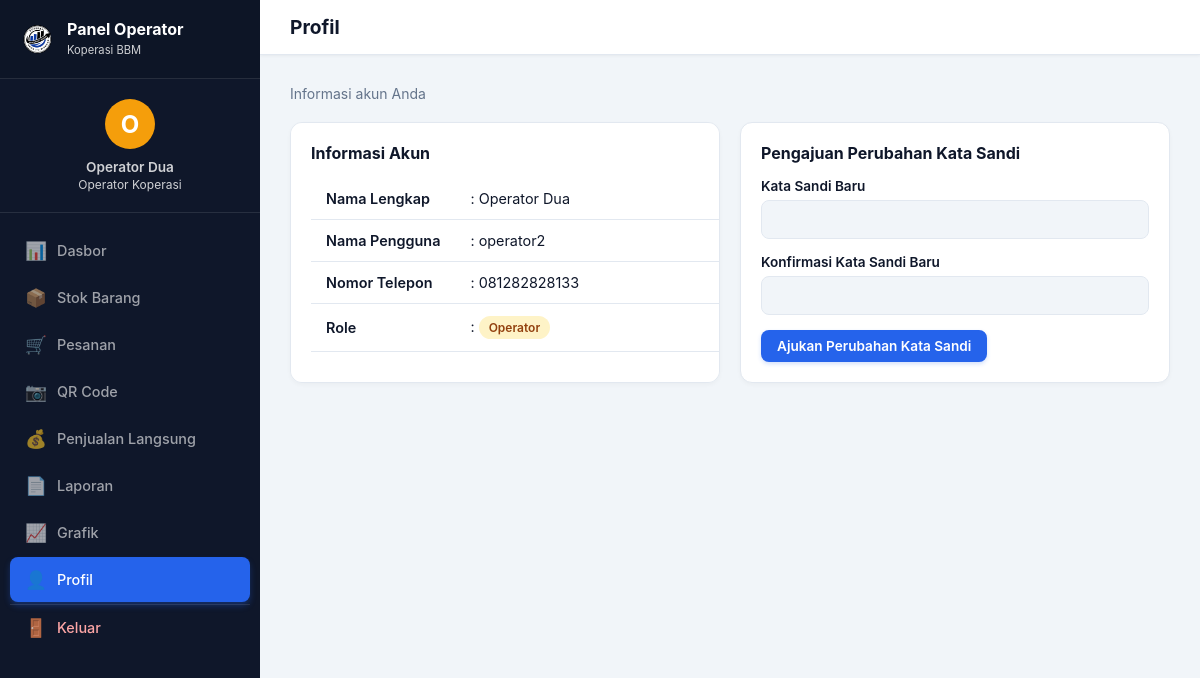
/koperasibbm/operator/profil.php (signed in), run on the app's committed database.
### tables this page shows
CREATE TABLE `users` (
  `id_user` int NOT NULL,
  `nama_lengkap` varchar(100) NOT NULL,
  `username` varchar(50) NOT NULL,
  `password` varchar(255) NOT NULL,
  `no_telepon` varchar(20) DEFAULT NULL,
  `role` enum('admin','operator','user') NOT NULL DEFAULT 'user',
  `jenis_anggota` enum('Murid','Guru','Internal Sekolah') DEFAULT NULL,
  `nis` varchar(20) DEFAULT NULL,
  `nip` varchar(20) DEFAULT NULL,
  `bagian_internal` enum('kantin','satpam','staf sekolah') DEFAULT NULL,
  `created_at` timestamp NULL DEFAULT CURRENT_TIMESTAMP
);

### koperasibbm/config/database.php (called while the page is built, shortened)
<?php
function base_url() {
    return "http://localhost/koperasibbm";
}
?>

### koperasibbm/operator/profil.php (the view, shortened to what this page needs)
<?php
require_once __DIR__ . '/../config/database.php';
 $user_id = $_SESSION['id_user'];
 $u = mysqli_fetch_assoc(mysqli_query($conn, "SELECT * FROM users WHERE id_user=$user_id"));
?>
<!DOCTYPE html>
<html lang="id">
<head><meta charset="UTF-8"><meta name="viewport" content="width=device-width, initial-scale=1.0"><title>Profil Operator</title><link rel="stylesheet" href="<?php echo base_url(); ?>/assets/css/style.css"></head>
<body>
<div class="admin-container">
    <?php include __DIR__ . '/../includes/operator_sidebar.php'; ?>
    <div class="main-panel">
        <div class="topbar"><h2>Profil</h2></div>
        <div class="content-wrapper">
            <p style="margin-bottom:20px; color:var(--text-gray);">Informasi akun Anda</p>
            <div style="display:grid; grid-template-columns: 1fr 1fr; gap:20px;">
                <div class="card" style="margin:0;">
                    <h3 style="margin-bottom:15px;">Informasi Akun</h3>
                    <table>
                        <tr><td style="width:130px; font-weight:600;">Nama Lengkap</td><td>: <?php echo htmlspecialchars($u['nama_lengkap'] ?? ''); ?></td></tr>
                        <tr><td style="font-weight:600;">Nama Pengguna</td><td>: <?php echo htmlspecialchars($u['username'] ?? ''); ?></td></tr>
                        <tr><td style="font-weight:600;">Nomor Telepon</td><td>: <?php echo htmlspecialchars($u['no_telepon'] ?? '-'); ?></td></tr>
                        <tr><td style="font-weight:600;">Role</td><td>: <span class="badge badge-warning">Operator</span></td></tr>
                    </table>
                </div>
                <div class="card" style="margin:0;">
                    <h3 style="margin-bottom:15px;">Pengajuan Perubahan Kata Sandi</h3>
                    <form method="POST">
                        <div class="form-group">
                            <label>Kata Sandi Baru</label>
                            <input type="password" name="password" required>
                        </div>
                        <div class="form-group">
                            <label>Konfirmasi Kata Sandi Baru</label>
                            <input type="password" name="konfirmasi_password" required>
                        </div>
                        <button type="submit" class="btn btn-primary">Ajukan Perubahan Kata Sandi</button>
                    </form>
                </div>
            </div>
        </div>
    </div>
</div>
</body>
</html>

### koperasibbm/assets/css/style.css (style rules this page uses)
:root { --primary: #2563eb; --primary-dark: #1e3a8a; --primary-light: #3b82f6; --bg-light: #f1f5f9; --white: #ffffff; --text-dark: #0f172a; --text-gray: #64748b; --border-color: #e2e8f0; --danger: #ef4444; --warning: #f59e0b; --success: #10b981; --sidebar-bg: #0f172a; --sidebar-hover: #1e293b; }
* { margin: 0; padding: 0; box-sizing: border-box; font-family: 'Inter', 'Segoe UI', Tahoma, Geneva, Verdana, sans-serif; }
body { background-color: var(--bg-light); color: var(--text-dark); font-size: 14px; }
.btn { padding: 8px 16px; border-radius: 8px; font-weight: 600; cursor: pointer; border: none; transition: all 0.2s; display: inline-flex; align-items: center; justify-content: center; gap: 5px; font-size: 0.85rem; }
.btn-primary { background: var(--primary); color: white; box-shadow: 0 2px 4px rgba(37, 99, 235, 0.2); }
.form-group { margin-bottom: 15px; }
.form-group label { display: block; margin-bottom: 6px; font-weight: 600; font-size: 0.85rem; color: var(--text-dark); }
.form-group input, .form-group select, .form-group textarea { width: 100%; padding: 10px 12px; border: 1px solid var(--border-color); border-radius: 8px; font-size: 0.9rem; font-family: inherit; background: var(--bg-light); transition: 0.2s; }
.admin-container { display: flex; min-height: 100vh; background: var(--bg-light); }
.main-panel { margin-left: 260px; flex-grow: 1; background: var(--bg-light); min-height: 100vh; display: flex; flex-direction: column; }
.topbar { background: white; padding: 15px 30px; display: flex; justify-content: space-between; align-items: center; box-shadow: 0 1px 3px rgba(0,0,0,0.05); border-bottom: 1px solid var(--border-color); }
.topbar h2 { font-size: 1.2rem; font-weight: 700; color: var(--text-dark); }
.content-wrapper { padding: 30px; flex: 1; }
.card { background: white; border-radius: 12px; box-shadow: 0 2px 4px rgba(0,0,0,0.03); padding: 20px; margin-bottom: 20px; border: 1px solid var(--border-color); max-width: 100%; overflow-x: auto; }
.card h3 { color: var(--text-dark); font-size: 1rem; font-weight: 700; }
table { width: 100%; border-collapse: collapse; }
.card > table, .card .table-responsive table { min-width: 720px; }
.card table th, .card table td { white-space: nowrap; vertical-align: middle; }
.card table td:last-child { white-space: normal; min-width: 150px; }
table th, table td { padding: 12px 15px; text-align: left; border-bottom: 1px solid var(--border-color); font-size: 0.9rem; }
.badge { padding: 4px 10px; border-radius: 20px; font-size: 0.75rem; font-weight: 600; display: inline-block; }
.badge-warning { background: #fef3c7; color: #92400e; }

### data on the page
users: nama_lengkap "Operator Dua", username "operator2", no_telepon "081282828133"

### other printed values
$_SESSION['nama_lengkap'] "Operator Dua"
